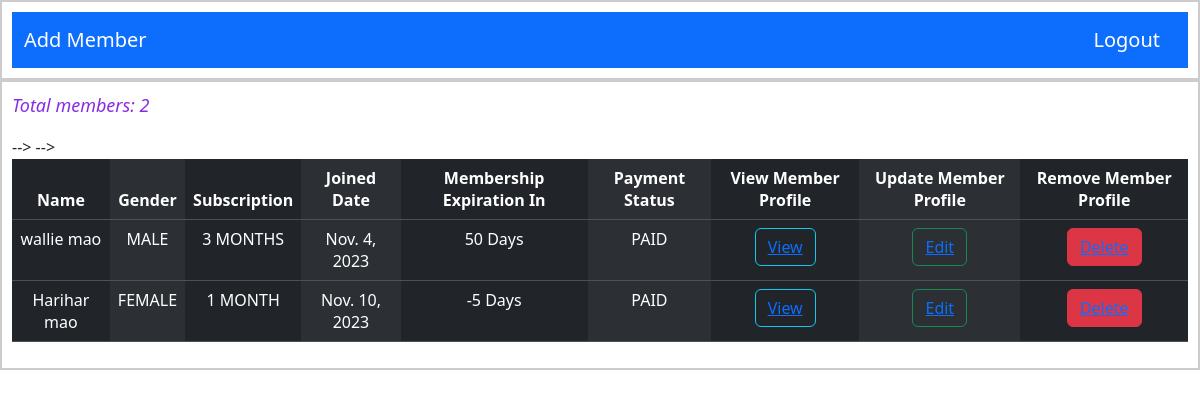
The page /project/all/ (signed in) on the database its author committed.
### Project/models.py (models this page shows, shortened)
class Member(models.Model):
    SEX_CHOICES= [('MALE','MALE'),('FEMALE','FEMALE'),('OTHER','OTHER')]
    PACKAGE_CHOICES = [('1 MONTH','1 MONTH'),('3 MONTHS','3 MONTHS'),('6 MONTHS','6 MONTHS'),('12 MONTHS','12 MONTHS')]
    PAYMENT_STATUS = [('PAID','PAID'),('DUE','DUE')]
    f_name = models.CharField(max_length=100, blank=False, null=False)
    l_name = models.CharField(max_length=100, blank=False, null=False)
    address = models.CharField(max_length=200, blank=True, null=True)
    mobile_number = models.IntegerField(blank=False,null=False,default='+977')
    email = models.EmailField(blank=True, unique=True,null=True)
    age = models.IntegerField(blank=False, null=False,default=18)
    sex = models.CharField(max_length=30, choices=SEX_CHOICES, null=False)
    package_selected = models.CharField(max_length=30, choices=PACKAGE_CHOICES, null=False)
    payment = models.CharField(max_length=30, choices=PAYMENT_STATUS, null=False)
    health_conditions = models.TextField()
    date_joined = models.DateField(blank=False, default=timezone.now ,null= False)
    date_finish = models.DateField(blank=False, default=timezone.now, null=False)
    profile_pic = models.ImageField(null=True, blank=True, default='user-default.png')
    created = models.DateTimeField(auto_now_add=True)

### Project/views.py (the view)
# urls.py: path('project/all/', projectView, name='home'),
@login_required(login_url='login')
def projectView(request):
    project = Member.objects.all()
    member_count = Member.objects.count()
    remaining_data = []
    current_day = timezone.now().date()
    for field in project:
        remaining_days = (field.date_finish - current_day).days
        remaining_data.append({
            'field':field,
            'remaining_days': remaining_days,
        })
    context = {'project': remaining_data, 'member': member_count,}
    return render(request, 'Project/project.html', context)

### Project/templates/Project/project.html (shortened to what this page needs)
{%extends 'main.html'%}
{% block content %}
<div class="bordered-content">
  <p style="color: blueviolet;font-size:large; font-style: italic;">Total members: {{member}}</p>
  <table class="table table-dark table-striped-columns ">
    <thead>
      <tr>
        <th class="center-text" scope="col">Name</th>
        <th class="center-text"scope="col">Gender</th>
        <th class="center-text"scope="col">Subscription</th>
        <th class="center-text"scope="col">Joined Date</th>
        <th class="center-text"scope="col"> Membership Expiration In</th>
        <th class="center-text"scope="col">Payment Status</th>
        <th class="center-text"scope="col">View Member Profile</th>
        <th class="center-text"scope="col">Update Member Profile</th>
        <th class="center-text"scope="col">Remove Member Profile</th>
      </tr>
    </thead>
    <tbody>
        {% for items in project %}
      <tr>
        <td class="center-text">{{ items.field.f_name }} {{ items.field.l_name }}</td>
                <td class="center-text">{{ items.field.sex }}</td>
                <td class="center-text" >{{ items.field.package_selected }}</td>
                <td class="center-text">{{ items.field.date_joined }}</td>
                <td class="center-text">{{ items.remaining_days}} Days</td>
                <td class="center-text">{{ items.field.payment}}</td>
                <td class="center-text"><button type="button" class="btn btn-outline-info"><a href="{%url 'project-view' items.field.id %}">View</button></td></a>
                <td class="center-text"><button type="button" class="btn btn-outline-success"><a href="{%url 'project-edit' items.field.id %}">Edit</button></td></a>
                <td class="center-text"><button type="button" class="btn btn-danger"><a href="{%url 'project-delete' items.field.id %}">Delete</button></td></a>        -->
      </tr>
      {% endfor %}
    </tbody>
  </table>
</div>
{% endblock content %}

### static/styles/main.css (style rules this page uses)
.bordered-content { border: 2px solid #ccc; padding: 10px; }
.center-text { text-align: center; }
p { color: #666; }

### Project/templates/Project/project.html (style rules this page uses)
.center-text { text-align: center; }

### rows shown on the page
Member: field.f_name "wallie", field.l_name "mao", field.sex "MALE", field.package_selected "3 MONTHS", field.date_joined "Nov. 4, 2023", remaining_days "50", field.payment "PAID"
Member: field.f_name "Harihar", field.l_name "mao", field.sex "FEMALE", field.package_selected "1 MONTH", field.date_joined "Nov. 10, 2023", remaining_days "-5", field.payment "PAID"

### other values the page prints
{{ member }} "2"
